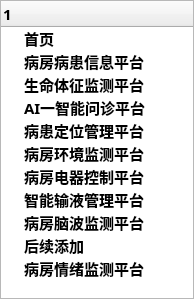
<?xml version="1.0" encoding="UTF-8"?>
<ui version="4.0">
 <class>ControlTreeWidget</class>
 <widget class="QWidget" name="ControlTreeWidget">
  <property name="geometry">
   <rect>
    <x>0</x>
    <y>0</y>
    <width>194</width>
    <height>299</height>
   </rect>
  </property>
  <property name="windowTitle">
   <string>Form</string>
  </property>
  <layout class="QVBoxLayout" name="verticalLayout">
   <property name="spacing">
    <number>0</number>
   </property>
   <property name="leftMargin">
    <number>0</number>
   </property>
   <property name="topMargin">
    <number>0</number>
   </property>
   <property name="rightMargin">
    <number>0</number>
   </property>
   <property name="bottomMargin">
    <number>0</number>
   </property>
   <item>
    <widget class="QTreeWidget" name="treeWidgetMenu">
     <property name="font">
      <font>
       <family>微软雅黑</family>
       <pointsize>11</pointsize>
       <weight>75</weight>
       <bold>true</bold>
      </font>
     </property>
     <column>
      <property name="text">
       <string notr="true">1</string>
      </property>
     </column>
     <item>
      <property name="text">
       <string>首页</string>
      </property>
      <property name="textAlignment">
       <set>AlignLeading|AlignVCenter</set>
      </property>
      <property name="icon">
       <iconset>
        <normalon>:/res/res/image/image.png</normalon>
       </iconset>
      </property>
     </item>
     <item>
      <property name="text">
       <string>病房病患信息平台</string>
      </property>
      <property name="icon">
       <iconset resource="../res.qrc">
        <normaloff>:/res/res/image/image.png</normaloff>:/res/res/image/image.png</iconset>
      </property>
     </item>
     <item>
      <property name="text">
       <string>生命体征监测平台</string>
      </property>
      <property name="icon">
       <iconset resource="../res.qrc">
        <normaloff>:/res/res/image/image.png</normaloff>:/res/res/image/image.png</iconset>
      </property>
     </item>
     <item>
      <property name="text">
       <string>AI一智能问诊平台</string>
      </property>
      <property name="icon">
       <iconset resource="../res.qrc">
        <normaloff>:/res/res/image/image.png</normaloff>:/res/res/image/image.png</iconset>
      </property>
     </item>
     <item>
      <property name="text">
       <string>病患定位管理平台</string>
      </property>
      <property name="icon">
       <iconset resource="../res.qrc">
        <normaloff>:/res/res/image/image.png</normaloff>:/res/res/image/image.png</iconset>
      </property>
     </item>
     <item>
      <property name="text">
       <string>病房环境监测平台</string>
      </property>
      <property name="icon">
       <iconset resource="../res.qrc">
        <normaloff>:/res/res/image/image.png</normaloff>:/res/res/image/image.png</iconset>
      </property>
     </item>
     <item>
      <property name="text">
       <string>病房电器控制平台</string>
      </property>
      <property name="icon">
       <iconset resource="../res.qrc">
        <normaloff>:/res/res/image/image.png</normaloff>:/res/res/image/image.png</iconset>
      </property>
     </item>
     <item>
      <property name="text">
       <string>智能输液管理平台</string>
      </property>
      <property name="icon">
       <iconset resource="../res.qrc">
        <normaloff>:/res/res/image/image.png</normaloff>:/res/res/image/image.png</iconset>
      </property>
     </item>
     <item>
      <property name="text">
       <string>病房脑波监测平台</string>
      </property>
      <property name="icon">
       <iconset resource="../res.qrc">
        <normaloff>:/res/res/image/image.png</normaloff>:/res/res/image/image.png</iconset>
      </property>
     </item>
     <item>
      <property name="text">
       <string>后续添加</string>
      </property>
      <property name="icon">
       <iconset>
        <normalon>:/res/res/image/image.png</normalon>
       </iconset>
      </property>
     </item>
     <item>
      <property name="text">
       <string>病房情绪监测平台</string>
      </property>
      <property name="icon">
       <iconset resource="../res.qrc">
        <normaloff>:/res/res/image/image.png</normaloff>:/res/res/image/image.png</iconset>
      </property>
     </item>
    </widget>
   </item>
  </layout>
 </widget>
 <resources>
  <include location="../res.qrc"/>
 </resources>
 <connections/>
</ui>
